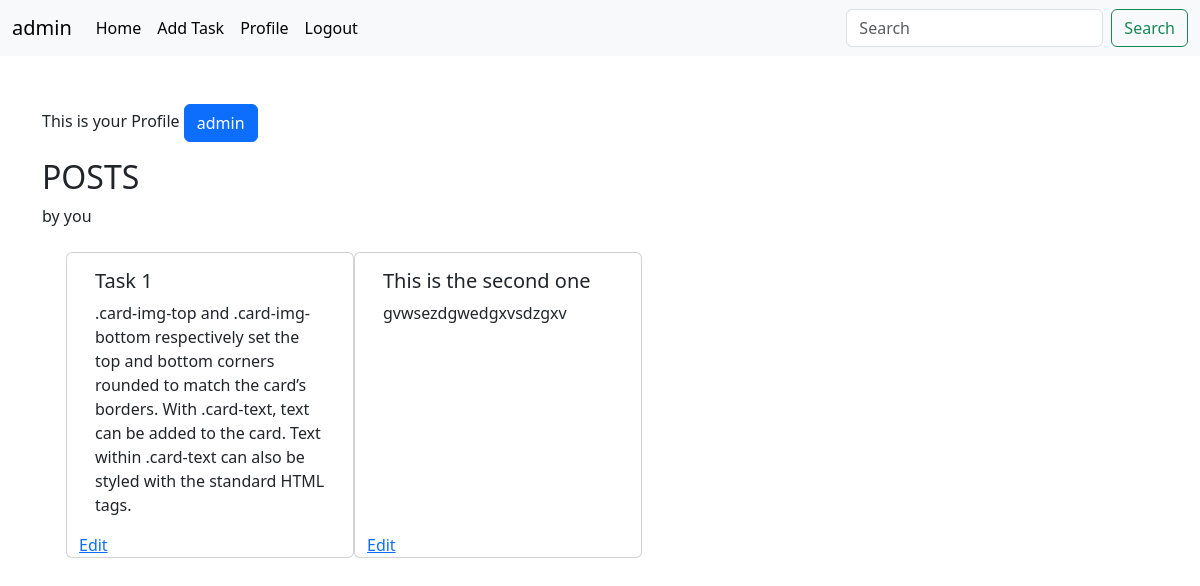
/profile/ (signed in), run on the app's committed database.
### core/models.py (models this page shows, shortened)
class Tasks(models.Model):
    title = models.CharField(max_length=100)
    desc = models.TextField(null=True, blank=True)
    user = models.ForeignKey(User, on_delete=models.CASCADE)

### core/views.py (the view)
# urls.py: path('profile/', profile, name='profile'),
@login_required
def profile(request):
    task = Tasks.objects.filter(user=request.user)
    return render(request, 'profile.html', {'task': task})

### core/templates/profile.html
{% extends "base.html" %}
{% block body %}
<div class="container my-5">
<p>This is your Profile <button type="button" class="btn btn-primary">{{user.username}}</button></p>
<h2>POSTS</h2> by you
<div class="row m-4 ">
    {% for i in task %}
    <div class="card" style="width: 18rem;">
        <div class="card-body">
          <h5 class="card-title">{{i.title}}</h5>
          <p class="card-text">{{i.desc}}</p>
        </div>
        <a href="{% url "edit_task" i.id %}" class="card-link">Edit</a>
      </div>
      {% endfor %}
    </div>
</div>
{% endblock body %}

### core/templates/base.html (shortened to what this page needs)
<!DOCTYPE html>
<html lang="en">
<head>
    <link href="https://stackpath.bootstrapcdn.com/bootstrap/4.5.2/css/bootstrap.min.css" rel="stylesheet"/>
    <link href="https://stackpath.bootstrapcdn.com/bootstrap/4.5.2/css/bootstrap.min.css" rel="stylesheet"/>
    <link href="https://cdn.jsdelivr.net/npm/bootstrap@5.3.3/dist/css/bootstrap.min.css" rel="stylesheet">
</head>
<body>
    <nav class="navbar navbar-expand-lg bg-body-tertiary">
        <div class="container-fluid">
          {% if user.is_authenticated %}
          <a class="navbar-brand" href="#">{{user.username}}</a>
          <div class="collapse navbar-collapse" id="navbarSupportedContent">
            <ul class="navbar-nav me-auto mb-2 mb-lg-0">
              <li class="nav-item">
                <a class="nav-link active" aria-current="page" href="/">Home</a>
              </li>
              <li class="nav-item">
                <a class="nav-link active" aria-current="page" href="{% url "add_task" %}">Add Task</a>
              </li>
              <li class="nav-item">
                <a class="nav-link active" aria-current="page" href="{% url "profile" %}">Profile</a>
              </li>
              <li class="nav-item">
                <a class="nav-link active" aria-current="page" href="{% url "logout" %}">Logout</a>
              </li>
            </ul>
            <form class="d-flex" role="search" method="GET" action="{% url 'home' %}">
              <input class="form-control me-2" type="search" name="q" placeholder="Search" aria-label="Search" value="{{ query|default:'' }}">
              <button class="btn btn-outline-success" type="submit">Search</button>
          </form>
          </div>
        </div>
      </nav>
      {% block body %}{% endblock body %}
      {% endif %}
</body>
</html>

### data on the page
Tasks: title "Task 1", desc ".card-img-top and .card-img-bottom respectively set the top and bottom corners rounded to match the card’s borders. With .card-text, text can be added to the card. Text within .card-text can also be styled with the standard HTML tags."
Tasks: title "This is the second one", desc "gvwsezdgwedgxvsdzgxv"

### other printed values
{{ user.username }} "admin"
